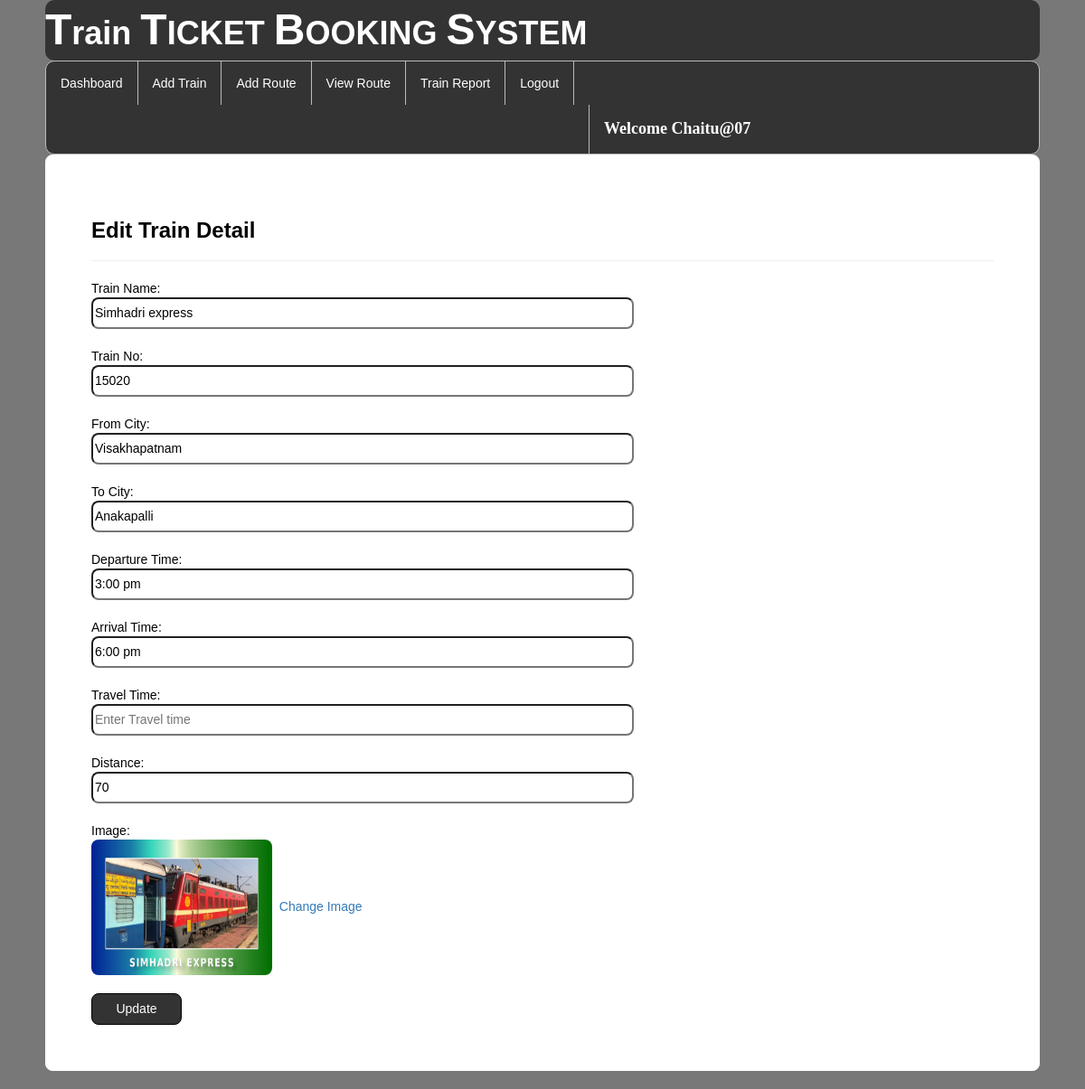
Page /edittrain/2/ (signed in) on the committed database.
### railway/models.py (models this page shows, shortened)
class Add_Train(models.Model):
    trainname=models.CharField(max_length=30,null=True)
    train_no=models.IntegerField(null=True)
    from_city=models.CharField(max_length=30,null=True)
    to_city=models.CharField(max_length=30,null=True)
    departuretime=models.CharField(max_length=30,null=True)
    arrivaltime=models.CharField(max_length=30,null=True)
    traveltime=models.CharField(max_length=100,null=True)
    distance=models.IntegerField(null=True)
    img=models.FileField(null=True)

### railway/views.py (the view, shortened to what this page needs)
# urls.py: path('edittrain/<int:pid>/', edit, name="edittrain"),
def edit(request,pid):
    if not request.user.is_authenticated:
        return redirect('login')
    error = False
    data1=Add_Train.objects.get(id=pid)
    d = {'data':data1,'error':error}
    return render(request,'edittrain.html',d)

### templates/edittrain.html (shortened to what this page needs)
{% extends 'navigation3.html' %}
{% load static %}
{% block b %}
<div style="color:Black;border:1px solid white;border-radius:8px;background-color:white;padding:50px">
        <h3><strong>Edit Train Detail</strong></h3><hr>
    <form method="post" action="">
        Train Name:<br><input type="text" placeholder="Enter Train Name" value="{{data.trainname}}" name="busname" style="border-radius:8px;width:600px;height:35px;"><br><br>
        Train No:<br><input type="text" placeholder="Enter Train No." value="{{data.train_no}}" name="bus_no" style="border-radius:8px;width:600px;height:35px;"><br><br>
        From City:<br><input type="text" placeholder="Enter pick location" value="{{data.from_city}}" name="fcity" style="border-radius:8px;width:600px;height:35px;"><br><br>
        To City:<br><input type="text" placeholder="Enter Drop location" value="{{data.to_city}}" name="tcity" style="border-radius:8px;width:600px;height:35px;"><br><br>
        Departure Time: <br><input value="{{data.departuretime}}" type="text" placeholder="Enter Departure time" name="dtime"  style="border-radius:8px;width:600px;height:35px;"><br><br>
        Arrival Time: <br><input value="{{data.arrivaltime}}" type="text" placeholder="Enter arrival time" name="atime" style="border-radius:8px;width:600px;height:35px;"><br><br>
        Travel Time: <br><input value="{{data.trevaltime}}"  type="text" placeholder="Enter Travel time"  name="ttime" style="border-radius:8px;width:600px;height:35px;"><br><br>
        Distance:<br><input type="number" placeholder="Enter Distance" value="{{data.distance}}" name="dis" style="border-radius:8px;width:600px;height:35px;"><br><br>
        Image:<br><img src ="{{data.img.url}}" style="border-radius:8px;width:200px;height:150px;">
        &nbsp;<a href="{% url 'change_image' data.id %}">Change Image</a>
        <br><br>
        <input type="submit" value="Update" style="color:white;border-radius:8px;width:100px;height:35px;background-color:#333;border:1px solid black">
    </form>
    </div>
{% endblock %}

### templates/navigation3.html (shortened to what this page needs)
{% extends 'head.html' %}
{% load static %}
{% block body %}
<link rel = stylesheet href = "//cdn.datatables.net/1.10.19/css/jquery.dataTables.min.css">
<ul class="id2">
  <li id="id1"><a href="{% url 'admindashboard' %}">Dashboard</a></li>
  <li id="id1"><a href="{% url 'add_train' %}">Add Train</a></li>
  <li id="id1"><a href="{% url 'add_route' %}">Add Route</a></li>
  <li id="id1"><a href="{% url 'availableroute' %}">View Route</a></li>
  <li id="id1"><a href="{% url 'view_train'%}">Train Report</a></li>
  <li id="id1"><a href="{% url 'log_out' %}">Logout</a></li>
      <li id="id2" style="margin-left:600px"><a href="" style="color:white"><strong style="font-size:18px;font-family:cursive">Welcome {{request.user.username}}</strong></a></li>
</ul>
{% block b %}
{% endblock %}
{% endblock %}

### templates/navigation3.html (style rules this page uses)
.id2 { list-style-type: none; margin: 0; padding: 0; overflow: hidden; background-color: #333; border-radius:10px; border:1px solid #bbb; }
#id1 { float: left; border-right:1px solid #bbb; }
#id2 { float: left; border-left:1px solid #bbb; }
li:last-child { border-right: none; }
li a { display: block; color: white; text-align: center; padding: 14px 16px; text-decoration: none; }
body { font-family: Arial, Helvetica, sans-serif; }

### rows in the picture
Add_Train: busname "Simhadri express", bus_no "15020", fcity "Visakhapatnam", tcity "Anakapalli", dtime "3:00 pm", atime "6:00 pm", dis "70", img (picture)

### other values in the picture
{{ request.user.username }} "Chaitu@07"
